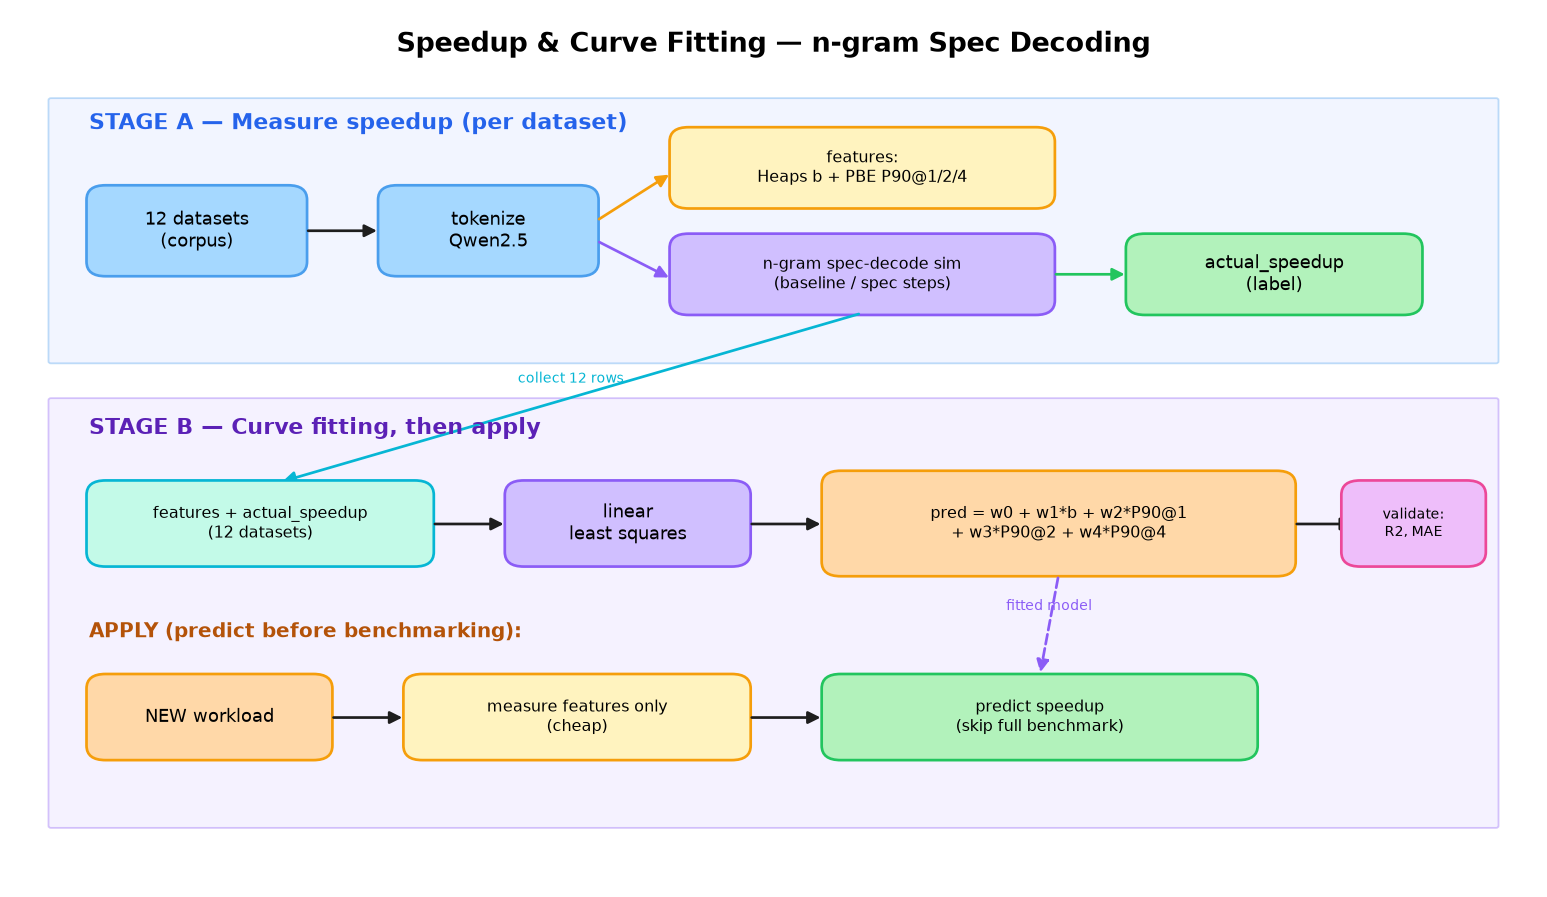

This chart was generated by the following Python code:
"""Flow diagram for the speedup + curve-fitting pipeline -> speedup_flow.png/.svg.
2 stages: (A) measure speedup per dataset, (B) curve-fit then apply to new workloads.
# ponytail: matplotlib boxes+arrows — Excalidraw MCP can't write a png to disk for docx.
"""
from pathlib import Path

import matplotlib.pyplot as plt
from matplotlib.patches import FancyBboxPatch, FancyArrowPatch

HERE = Path(__file__).parent


def _box(ax, x, y, w, h, text, fc, ec, fs=10):
    ax.add_patch(FancyBboxPatch((x, y), w, h, boxstyle="round,pad=0.02,rounding_size=0.15",
                                facecolor=fc, edgecolor=ec, linewidth=1.5))
    ax.text(x + w / 2, y + h / 2, text, ha="center", va="center", fontsize=fs)


def _arrow(ax, x1, y1, x2, y2, color="#1e1e1e", style="-", label=None):
    ax.add_patch(FancyArrowPatch((x1, y1), (x2, y2), arrowstyle="-|>", mutation_scale=14,
                                 color=color, linewidth=1.5, linestyle=style,
                                 shrinkA=2, shrinkB=2))
    if label:
        ax.text((x1 + x2) / 2, (y1 + y2) / 2 + 0.12, label, ha="center", va="bottom",
                fontsize=8, color=color)


def plot(out_stem="speedup_flow"):
    fig, ax = plt.subplots(figsize=(12, 7))
    ax.set_xlim(0, 12);  ax.set_ylim(0, 9);  ax.axis("off")
    ax.text(6, 8.6, "Speedup & Curve Fitting — n-gram Spec Decoding",
            ha="center", fontsize=15, weight="bold")

    # ── STAGE A zone ──────────────────────────────────────────────────────────
    ax.add_patch(FancyBboxPatch((0.3, 5.4), 11.4, 2.7, boxstyle="round,pad=0.02",
                                facecolor="#dbe4ff", edgecolor="#4a9eed", alpha=0.35, lw=1))
    ax.text(0.6, 7.8, "STAGE A — Measure speedup (per dataset)",
            fontsize=12, color="#2563eb", weight="bold")
    _box(ax, 0.6, 6.3, 1.7, 0.9, "12 datasets\n(corpus)", "#a5d8ff", "#4a9eed")
    _arrow(ax, 2.3, 6.75, 2.9, 6.75)
    _box(ax, 2.9, 6.3, 1.7, 0.9, "tokenize\nQwen2.5", "#a5d8ff", "#4a9eed")
    _box(ax, 5.2, 7.0, 3.0, 0.8, "features:\nHeaps b + PBE P90@1/2/4", "#fff3bf", "#f59e0b", 9)
    _arrow(ax, 4.6, 6.85, 5.2, 7.35, "#f59e0b")
    _box(ax, 5.2, 5.9, 3.0, 0.8, "n-gram spec-decode sim\n(baseline / spec steps)", "#d0bfff", "#8b5cf6", 9)
    _arrow(ax, 4.6, 6.65, 5.2, 6.25, "#8b5cf6")
    _box(ax, 8.8, 5.9, 2.3, 0.8, "actual_speedup\n(label)", "#b2f2bb", "#22c55e")
    _arrow(ax, 8.2, 6.3, 8.8, 6.3, "#22c55e")

    # ── STAGE B zone ──────────────────────────────────────────────────────────
    ax.add_patch(FancyBboxPatch((0.3, 0.6), 11.4, 4.4, boxstyle="round,pad=0.02",
                                facecolor="#e5dbff", edgecolor="#8b5cf6", alpha=0.35, lw=1))
    ax.text(0.6, 4.65, "STAGE B — Curve fitting, then apply",
            fontsize=12, color="#5b21b6", weight="bold")
    _arrow(ax, 6.7, 5.9, 2.1, 4.15, "#06b6d4", label="collect 12 rows")
    _box(ax, 0.6, 3.3, 2.7, 0.85, "features + actual_speedup\n(12 datasets)", "#c3fae8", "#06b6d4", 9)
    _arrow(ax, 3.3, 3.72, 3.9, 3.72)
    _box(ax, 3.9, 3.3, 1.9, 0.85, "linear\nleast squares", "#d0bfff", "#8b5cf6")
    _arrow(ax, 5.8, 3.72, 6.4, 3.72)
    _box(ax, 6.4, 3.2, 3.7, 1.05, "pred = w0 + w1*b + w2*P90@1\n+ w3*P90@2 + w4*P90@4",
         "#ffd8a8", "#f59e0b", 9)
    _arrow(ax, 10.1, 3.72, 10.6, 3.72)
    _box(ax, 10.5, 3.3, 1.1, 0.85, "validate:\nR2, MAE", "#eebefa", "#ec4899", 8)

    # APPLY row
    ax.text(0.6, 2.55, "APPLY (predict before benchmarking):",
            fontsize=11, color="#b45309", weight="bold")
    _box(ax, 0.6, 1.3, 1.9, 0.85, "NEW workload", "#ffd8a8", "#f59e0b")
    _arrow(ax, 2.5, 1.72, 3.1, 1.72)
    _box(ax, 3.1, 1.3, 2.7, 0.85, "measure features only\n(cheap)", "#fff3bf", "#f59e0b", 9)
    _arrow(ax, 5.8, 1.72, 6.4, 1.72)
    _box(ax, 6.4, 1.3, 3.4, 0.85, "predict speedup\n(skip full benchmark)", "#b2f2bb", "#22c55e", 9)
    _arrow(ax, 8.25, 3.2, 8.1, 2.15, "#8b5cf6", style="--", label="fitted model")

    fig.tight_layout()
    for ext in ("png", "svg"):
        fig.savefig(HERE / f"{out_stem}.{ext}", bbox_inches="tight", dpi=130)
    print(f"saved {out_stem}.png / .svg")


if __name__ == "__main__":
    plot()
    assert (HERE / "speedup_flow.png").exists(), "speedup_flow.png not written"
    print("self-check OK")
